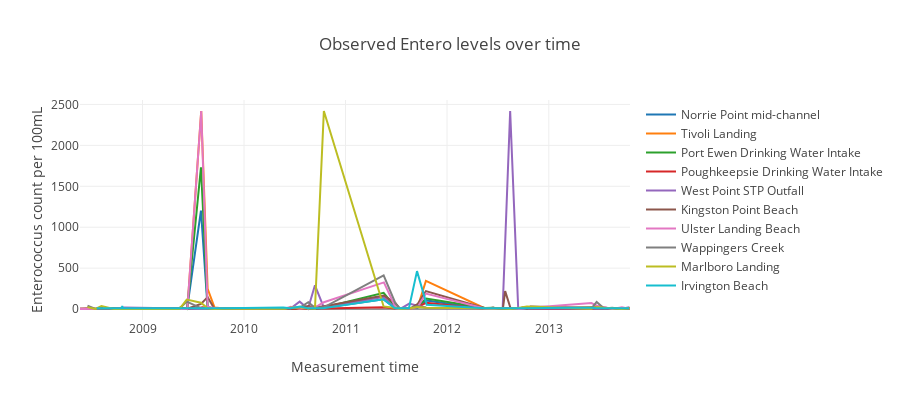

Notebook code for this chart:
### Markdown cell above
We should also visualize the water quality development over time for the 10 best sites to make sure that the Entero counts have not been increasing recently

### Code cell
dat_filt = dat[dat["Site"].isin(best_10.Site)].sort_values(["Site","Date"])

plotly_data = [ 
    Scatter(
        x = dat_filt[dat["Site"]==item]['Date'],
        y = dat_filt[dat["Site"]==item]['EnteroCount'],
        mode = 'lines',
        line = dict(color=dat_filt[dat["Site"]==item]["Site"]),name = item 
    )
    for item in best_10["Site"].unique()
]

layout = Layout(title="Observed Entero levels over time",
                xaxis=dict(title='Measurement time'),
                yaxis=dict(title='Enterococcus count per 100mL'),
                height = 400)

fig = Figure(data=plotly_data, layout=layout)
py.iplot(fig)

### Figure 1 — Plotly figure (JSON) as saved in the notebook; plotly's stock layout.template omitted (floating-point values rounded to 4 significant figures)
{"data": [{"line": {"color": ["Norrie Point mid-channel", "Norrie Point mid-channel", "Norrie Point mid-channel", "Norrie Point mid-channel", "Norrie Point mid-channel", "Norrie Point mid-channel", "Norrie Point mid-channel", "Norrie Point mid-channel", "Norrie Point mid-channel", "Norrie Point mid-channel", "Norrie Point mid-channel", "Norrie Point mid-channel", "Norrie Point mid-channel", "Norrie Point mid-channel", "Norrie Point mid-channel", "Norrie Point mid-channel", "Norrie Point mid-channel", "Norrie Point mid-channel", "Norrie Point mid-channel", "Norrie Point mid-channel", "Norrie Point mid-channel", "Norrie Point mid-channel", "Norrie Point mid-channel", "Norrie Point mid-channel", "Norrie Point mid-channel", "Norrie Point mid-channel", "Norrie Point mid-channel", "Norrie Point mid-channel", "Norrie Point mid-channel", "Norrie Point mid-channel", "Norrie Point mid-channel", "Norrie Point mid-channel", "Norrie Point mid-channel", "Norrie Point mid-channel", "Norrie Point mid-channel", "Norrie Point mid-channel"]}, "mode": "lines", "name": "Norrie Point mid-channel", "type": "scatter", "x": ["2008-05-21", "2008-06-17", "2008-07-16", "2008-08-07", "2008-09-15", "2008-10-22", "2009-05-14", "2009-06-10", "2009-07-30", "2009-08-23", "2009-09-16", "2009-10-22", "2010-05-24", "2010-06-17", "2010-07-20", "2010-08-20", "2010-09-13", "2010-10-15", "2011-05-18", "2011-06-30", "2011-07-16", "2011-08-19", "2011-09-17", "2011-10-18", "2012-05-18", "2012-06-14", "2012-07-20", "2012-08-16", "2012-09-13", "2012-10-14", "2013-06-02", "2013-06-22", "2013-07-20", "2013-08-18", "2013-09-20", "2013-10-19"], "y": [1, 1, 1, 1, 1, 4, 3, 1, 1203, 10, 2, 1, 1, 2, 1, 3, 5, 17, 119, 6, 2, 12, 17, 106, 2, 2, 4, 1, 11, 2, 8, 18, 3, 3, 1, 1]}, {"line": {"color": ["Tivoli Landing", "Tivoli Landing", "Tivoli Landing", "Tivoli Landing", "Tivoli Landing", "Tivoli Landing", "Tivoli Landing", "Tivoli Landing", "Tivoli Landing", "Tivoli Landing", "Tivoli Landing", "Tivoli Landing", "Tivoli Landing", "Tivoli Landing", "Tivoli Landing", "Tivoli Landing", "Tivoli Landing", "Tivoli Landing", "Tivoli Landing", "Tivoli Landing", "Tivoli Landing", "Tivoli Landing", "Tivoli Landing", "Tivoli Landing", "Tivoli Landing", "Tivoli Landing", "Tivoli Landing", "Tivoli Landing", "Tivoli Landing", "Tivoli Landing", "Tivoli Landing", "Tivoli Landing", "Tivoli Landing", "Tivoli Landing", "Tivoli Landing", "Tivoli Landing", "Tivoli Landing"]}, "mode": "lines", "name": "Tivoli Landing", "type": "scatter", "x": ["2008-05-21", "2008-06-18", "2008-07-16", "2008-08-08", "2008-09-16", "2008-10-22", "2009-05-14", "2009-06-11", "2009-07-31", "2009-08-23", "2009-09-17", "2009-10-22", "2010-05-24", "2010-06-18", "2010-07-19", "2010-08-20", "2010-08-23", "2010-09-14", "2010-10-15", "2011-05-19", "2011-07-01", "2011-07-15", "2011-08-20", "2011-09-18", "2011-10-17", "2012-05-19", "2012-06-15", "2012-07-20", "2012-08-17", "2012-09-14", "2012-10-14", "2013-06-03", "2013-06-23", "2013-07-21", "2013-08-18", "2013-09-21", "2013-10-20"], "y": [3, 3, 1, 1, 4, 2, 3, 1, 2420, 248, 18, 7, 3, 5, 1, 6, 24, 31, 17, 161, 4, 1, 1, 32, 344, 4, 1, 9, 11, 3, 2, 25, 16, 10, 5, 2, 1]}, {"line": {"color": ["Port Ewen Drinking Water Intake", "Port Ewen Drinking Water Intake", "Port Ewen Drinking Water Intake", "Port Ewen Drinking Water Intake", "Port Ewen Drinking Water Intake", "Port Ewen Drinking Water Intake", "Port Ewen Drinking Water Intake", "Port Ewen Drinking Water Intake", "Port Ewen Drinking Water Intake", "Port Ewen Drinking Water Intake", "Port Ewen Drinking Water Intake", "Port Ewen Drinking Water Intake", "Port Ewen Drinking Water Intake", "Port Ewen Drinking Water Intake", "Port Ewen Drinking Water Intake", "Port Ewen Drinking Water Intake", "Port Ewen Drinking Water Intake", "Port Ewen Drinking Water Intake", "Port Ewen Drinking Water Intake", "Port Ewen Drinking Water Intake", "Port Ewen Drinking Water Intake", "Port Ewen Drinking Water Intake", "Port Ewen Drinking Water Intake", "Port Ewen Drinking Water Intake", "Port Ewen Drinking Water Intake", "Port Ewen Drinking Water Intake", "Port Ewen Drinking Water Intake", "Port Ewen Drinking Water Intake", "Port Ewen Drinking Water Intake", "Port Ewen Drinking Water Intake", "Port Ewen Drinking Water Intake", "Port Ewen Drinking Water Intake", "Port Ewen Drinking Water Intake", "Port Ewen Drinking Water Intake", "Port Ewen Drinking Water Intake", "Port Ewen Drinking Water Intake", "Port Ewen Drinking Water Intake"]}, "mode": "lines", "name": "Port Ewen Drinking Water Intake", "type": "scatter", "x": ["2008-05-21", "2008-06-17", "2008-07-16", "2008-08-07", "2008-09-15", "2008-10-22", "2009-05-14", "2009-05-17", "2009-06-10", "2009-07-30", "2009-08-23", "2009-09-16", "2009-10-22", "2010-05-24", "2010-06-17", "2010-07-20", "2010-08-20", "2010-09-13", "2010-10-15", "2011-05-18", "2011-06-30", "2011-07-16", "2011-08-19", "2011-09-17", "2011-10-18", "2012-05-18", "2012-06-14", "2012-07-24", "2012-08-16", "2012-09-13", "2012-10-14", "2013-06-02", "2013-06-22", "2013-07-20", "2013-08-18", "2013-09-20", "2013-10-19"], "y": [1, 3, 1, 3, 2, 5, 2, 20, 1, 1733, 27, 3, 1, 1, 1, 1, 1, 7, 20, 199, 20, 1, 5, 31, 128, 12, 17, 1, 4, 8, 7, 2, 19, 1, 4, 3, 4]}, {"line": {"color": ["Poughkeepsie Drinking Water Intake", "Poughkeepsie Drinking Water Intake", "Poughkeepsie Drinking Water Intake", "Poughkeepsie Drinking Water Intake", "Poughkeepsie Drinking Water Intake", "Poughkeepsie Drinking Water Intake", "Poughkeepsie Drinking Water Intake", "Poughkeepsie Drinking Water Intake", "Poughkeepsie Drinking Water Intake", "Poughkeepsie Drinking Water Intake", "Poughkeepsie Drinking Water Intake", "Poughkeepsie Drinking Water Intake", "Poughkeepsie Drinking Water Intake", "Poughkeepsie Drinking Water Intake", "Poughkeepsie Drinking Water Intake", "Poughkeepsie Drinking Water Intake", "Poughkeepsie Drinking Water Intake", "Poughkeepsie Drinking Water Intake", "Poughkeepsie Drinking Water Intake", "Poughkeepsie Drinking Water Intake", "Poughkeepsie Drinking Water Intake", "Poughkeepsie Drinking Water Intake", "Poughkeepsie Drinking Water Intake", "Poughkeepsie Drinking Water Intake", "Poughkeepsie Drinking Water Intake", "Poughkeepsie Drinking Water Intake", "Poughkeepsie Drinking Water Intake", "Poughkeepsie Drinking Water Intake", "Poughkeepsie Drinking Water Intake", "Poughkeepsie Drinking Water Intake", "Poughkeepsie Drinking Water Intake", "Poughkeepsie Drinking Water Intake", "Poughkeepsie Drinking Water Intake", "Poughkeepsie Drinking Water Intake", "Poughkeepsie Drinking Water Intake", "Poughkeepsie Drinking Water Intake", "Poughkeepsie Drinking Water Intake", "Poughkeepsie Drinking Water Intake"]}, "mode": "lines", "name": "Poughkeepsie Drinking Water Intake", "type": "scatter", "x": ["2008-05-21", "2008-06-17", "2008-07-16", "2008-08-06", "2008-09-20", "2008-10-22", "2009-05-14", "2009-05-17", "2009-06-10", "2009-07-30", "2009-08-03", "2009-08-23", "2009-09-16", "2009-10-22", "2010-05-24", "2010-06-17", "2010-07-20", "2010-08-20", "2010-09-13", "2010-10-15", "2011-05-18", "2011-06-30", "2011-07-16", "2011-08-19", "2011-09-17", "2011-10-18", "2012-05-18", "2012-06-14", "2012-07-19", "2012-08-16", "2012-09-13", "2012-10-14", "2013-06-02", "2013-06-22", "2013-07-19", "2013-08-17", "2013-09-20", "2013-10-19"], "y": [1, 6, 1, 2, 1, 3, 4, 4, 1, 16, 23, 16, 6, 2, 1, 5, 1, 5, 3, 7, 21, 12, 1, 11, 24, 76, 1, 13, 4, 5, 3, 3, 6, 11, 3, 8, 1, 6]}, {"line": {"color": ["West Point STP Outfall", "West Point STP Outfall", "West Point STP Outfall", "West Point STP Outfall", "West Point STP Outfall", "West Point STP Outfall", "West Point STP Outfall", "West Point STP Outfall", "West Point STP Outfall", "West Point STP Outfall", "West Point STP Outfall", "West Point STP Outfall", "West Point STP Outfall", "West Point STP Outfall", "West Point STP Outfall", "West Point STP Outfall", "West Point STP Outfall", "West Point STP Outfall", "West Point STP Outfall", "West Point STP Outfall", "West Point STP Outfall", "West Point STP Outfall", "West Point STP Outfall", "West Point STP Outfall", "West Point STP Outfall", "West Point STP Outfall", "West Point STP Outfall", "West Point STP Outfall", "West Point STP Outfall", "West Point STP Outfall", "West Point STP Outfall", "West Point STP Outfall", "West Point STP Outfall", "West Point STP Outfall", "West Point STP Outfall", "West Point STP Outfall"]}, "mode": "lines", "name": "West Point STP Outfall", "type": "scatter", "x": ["2008-05-21", "2008-06-17", "2008-07-16", "2008-08-06", "2008-09-20", "2008-10-22", "2009-05-14", "2009-06-09", "2009-07-30", "2009-08-22", "2009-09-16", "2009-10-21", "2010-05-23", "2010-06-17", "2010-07-20", "2010-08-19", "2010-09-13", "2010-10-14", "2011-05-18", "2011-06-29", "2011-07-17", "2011-08-18", "2011-09-17", "2011-10-18", "2012-05-18", "2012-06-14", "2012-07-19", "2012-08-15", "2012-09-13", "2012-10-13", "2013-06-01", "2013-06-21", "2013-07-19", "2013-08-17", "2013-09-20", "2013-10-18"], "y": [4, 4, 1, 3, 1, 19, 3, 9, 5, 12, 1, 5, 1, 6, 91, 4, 291, 26, 147, 11, 2, 67, 41, 16, 5, 4, 7, 2420, 1, 8, 10, 15, 10, 7, 5, 21]}, {"line": {"color": ["Kingston Point Beach", "Kingston Point Beach", "Kingston Point Beach", "Kingston Point Beach", "Kingston Point Beach", "Kingston Point Beach", "Kingston Point Beach", "Kingston Point Beach", "Kingston Point Beach", "Kingston Point Beach", "Kingston Point Beach", "Kingston Point Beach", "Kingston Point Beach", "Kingston Point Beach", "Kingston Point Beach", "Kingston Point Beach", "Kingston Point Beach", "Kingston Point Beach", "Kingston Point Beach", "Kingston Point Beach", "Kingston Point Beach", "Kingston Point Beach", "Kingston Point Beach", "Kingston Point Beach", "Kingston Point Beach", "Kingston Point Beach", "Kingston Point Beach", "Kingston Point Beach", "Kingston Point Beach", "Kingston Point Beach", "Kingston Point Beach", "Kingston Point Beach", "Kingston Point Beach", "Kingston Point Beach", "Kingston Point Beach", "Kingston Point Beach", "Kingston Point Beach", "Kingston Point Beach", "Kingston Point Beach", "Kingston Point Beach", "Kingston Point Beach", "Kingston Point Beach", "Kingston Point Beach"]}, "mode": "lines", "name": "Kingston Point Beach", "type": "scatter", "x": ["2008-05-21", "2008-06-18", "2008-07-16", "2008-08-08", "2008-08-10", "2008-09-15", "2008-10-22", "2009-05-14", "2009-06-11", "2009-07-30", "2009-08-23", "2009-09-16", "2009-10-22", "2010-05-24", "2010-06-18", "2010-07-20", "2010-08-20", "2010-09-13", "2010-10-15", "2011-05-19", "2011-06-30", "2011-07-16", "2011-08-20", "2011-09-18", "2011-10-17", "2012-05-19", "2012-05-26", "2012-06-15", "2012-06-30", "2012-07-20", "2012-07-28", "2012-08-17", "2012-09-01", "2012-09-14", "2012-09-29", "2012-10-14", "2012-10-27", "2013-06-02", "2013-06-23", "2013-07-20", "2013-08-18", "2013-09-20", "2013-10-19"], "y": [4, 1, 2, 21, 3, 13, 1, 8, 4, 64, 147, 4, 8, 1, 11, 15, 38, 23, 35, 166, 70, 2, 4, 64, 219, 4, 3, 20, 2, 7, 219, 3, 2, 4, 18, 3, 31, 13, 23, 20, 3, 2, 9]}, {"line": {"color": ["Ulster Landing Beach", "Ulster Landing Beach", "Ulster Landing Beach", "Ulster Landing Beach", "Ulster Landing Beach", "Ulster Landing Beach", "Ulster Landing Beach", "Ulster Landing Beach", "Ulster Landing Beach", "Ulster Landing Beach", "Ulster Landing Beach", "Ulster Landing Beach", "Ulster Landing Beach", "Ulster Landing Beach", "Ulster Landing Beach", "Ulster Landing Beach", "Ulster Landing Beach", "Ulster Landing Beach", "Ulster Landing Beach", "Ulster Landing Beach", "Ulster Landing Beach", "Ulster Landing Beach", "Ulster Landing Beach", "Ulster Landing Beach", "Ulster Landing Beach", "Ulster Landing Beach", "Ulster Landing Beach", "Ulster Landing Beach", "Ulster Landing Beach", "Ulster Landing Beach", "Ulster Landing Beach", "Ulster Landing Beach", "Ulster Landing Beach", "Ulster Landing Beach", "Ulster Landing Beach", "Ulster Landing Beach"]}, "mode": "lines", "name": "Ulster Landing Beach", "type": "scatter", "x": ["2008-05-21", "2008-06-18", "2008-07-16", "2008-08-08", "2008-09-16", "2008-10-22", "2009-05-14", "2009-06-11", "2009-07-31", "2009-08-23", "2009-09-17", "2009-10-22", "2010-05-24", "2010-06-18", "2010-07-19", "2010-08-20", "2010-09-14", "2010-10-15", "2011-05-19", "2011-07-01", "2011-07-15", "2011-08-20", "2011-09-18", "2011-10-17", "2012-05-19", "2012-06-15", "2012-07-20", "2012-08-17", "2012-09-14", "2012-10-14", "2013-06-03", "2013-06-23", "2013-07-21", "2013-08-18", "2013-09-21", "2013-10-20"], "y": [1, 2, 1, 6, 3, 3, 1, 3, 2420, 28, 14, 10, 1, 29, 3, 12, 22, 84, 326, 8, 1, 4, 27, 190, 5, 2, 13, 9, 1, 14, 74, 42, 26, 1, 22, 1]}, {"line": {"color": ["Wappingers Creek", "Wappingers Creek", "Wappingers Creek", "Wappingers Creek", "Wappingers Creek", "Wappingers Creek", "Wappingers Creek", "Wappingers Creek", "Wappingers Creek", "Wappingers Creek", "Wappingers Creek", "Wappingers Creek", "Wappingers Creek", "Wappingers Creek", "Wappingers Creek", "Wappingers Creek", "Wappingers Creek", "Wappingers Creek", "Wappingers Creek", "Wappingers Creek", "Wappingers Creek", "Wappingers Creek", "Wappingers Creek", "Wappingers Creek", "Wappingers Creek", "Wappingers Creek", "Wappingers Creek", "Wappingers Creek", "Wappingers Creek", "Wappingers Creek", "Wappingers Creek", "Wappingers Creek", "Wappingers Creek", "Wappingers Creek", "Wappingers Creek"]}, "mode": "lines", "name": "Wappingers Creek", "type": "scatter", "x": ["2008-06-17", "2008-07-16", "2008-08-06", "2008-09-20", "2008-10-22", "2009-05-14", "2009-06-09", "2009-07-30", "2009-08-23", "2009-09-16", "2009-10-21", "2010-05-24", "2010-06-17", "2010-07-20", "2010-08-20", "2010-09-13", "2010-10-15", "2011-05-18", "2011-06-30", "2011-07-17", "2011-08-19", "2011-09-17", "2011-10-18", "2012-05-18", "2012-06-14", "2012-07-19", "2012-08-16", "2012-09-13", "2012-10-14", "2013-06-02", "2013-06-22", "2013-07-19", "2013-08-17", "2013-09-20", "2013-10-19"], "y": [40, 3, 1, 2, 5, 6, 91, 12, 6, 2, 9, 1, 16, 16, 84, 17, 22, 411, 66, 3, 9, 37, 16, 7, 9, 8, 3, 10, 22, 3, 86, 7, 15, 2, 5]}, {"line": {"color": ["Marlboro Landing", "Marlboro Landing", "Marlboro Landing", "Marlboro Landing", "Marlboro Landing", "Marlboro Landing", "Marlboro Landing", "Marlboro Landing", "Marlboro Landing", "Marlboro Landing", "Marlboro Landing", "Marlboro Landing", "Marlboro Landing", "Marlboro Landing", "Marlboro Landing", "Marlboro Landing", "Marlboro Landing", "Marlboro Landing", "Marlboro Landing", "Marlboro Landing", "Marlboro Landing", "Marlboro Landing", "Marlboro Landing", "Marlboro Landing", "Marlboro Landing", "Marlboro Landing", "Marlboro Landing", "Marlboro Landing", "Marlboro Landing", "Marlboro Landing", "Marlboro Landing", "Marlboro Landing", "Marlboro Landing", "Marlboro Landing", "Marlboro Landing"]}, "mode": "lines", "name": "Marlboro Landing", "type": "scatter", "x": ["2008-06-17", "2008-07-16", "2008-08-06", "2008-09-20", "2008-10-22", "2009-05-14", "2009-06-09", "2009-07-30", "2009-08-23", "2009-09-16", "2009-10-21", "2010-05-24", "2010-06-17", "2010-07-20", "2010-08-20", "2010-09-13", "2010-10-15", "2011-05-18", "2011-06-30", "2011-07-17", "2011-08-19", "2011-09-17", "2011-10-18", "2012-05-18", "2012-06-14", "2012-07-19", "2012-08-16", "2012-09-13", "2012-10-14", "2013-06-02", "2013-06-22", "2013-07-19", "2013-08-17", "2013-09-20", "2013-10-19"], "y": [24, 1, 38, 2, 2, 2, 116, 77, 11, 2, 5, 5, 15, 22, 7, 4, 2420, 32, 12, 2, 10, 26, 17, 2, 7, 7, 1, 13, 33, 5, 26, 16, 7, 2, 9]}, {"line": {"color": ["Irvington Beach", "Irvington Beach", "Irvington Beach", "Irvington Beach", "Irvington Beach", "Irvington Beach", "Irvington Beach", "Irvington Beach", "Irvington Beach", "Irvington Beach", "Irvington Beach", "Irvington Beach", "Irvington Beach", "Irvington Beach", "Irvington Beach", "Irvington Beach", "Irvington Beach", "Irvington Beach", "Irvington Beach", "Irvington Beach", "Irvington Beach", "Irvington Beach", "Irvington Beach", "Irvington Beach", "Irvington Beach", "Irvington Beach", "Irvington Beach", "Irvington Beach", "Irvington Beach", "Irvington Beach", "Irvington Beach", "Irvington Beach", "Irvington Beach", "Irvington Beach", "Irvington Beach", "Irvington Beach"]}, "mode": "lines", "name": "Irvington Beach", "type": "scatter", "x": ["2008-07-20", "2008-08-21", "2008-10-19", "2008-10-20", "2008-10-21", "2009-05-13", "2009-06-06", "2009-06-23", "2009-07-29", "2009-08-21", "2009-09-15", "2009-10-20", "2010-05-22", "2010-06-16", "2010-07-22", "2010-08-18", "2010-09-12", "2010-10-13", "2011-05-17", "2011-06-28", "2011-07-18", "2011-08-17", "2011-09-15", "2011-10-20", "2012-05-16", "2012-06-12", "2012-07-17", "2012-08-14", "2012-09-11", "2012-10-11", "2013-05-30", "2013-06-20", "2013-07-18", "2013-08-15", "2013-09-19", "2013-10-17"], "y": [10, 10, 10, 40, 10, 10, 10, 10, 10, 10, 10, 10, 20, 10, 31, 10, 10, 10, 120, 10, 10, 10, 464, 52, 10, 10, 10, 10, 10, 10, 20, 10, 10, 10, 10, 10]}], "layout": {"height": 400, "title": "Observed Entero levels over time", "xaxis": {"title": "Measurement time"}, "yaxis": {"title": "Enterococcus count per 100mL"}}}
